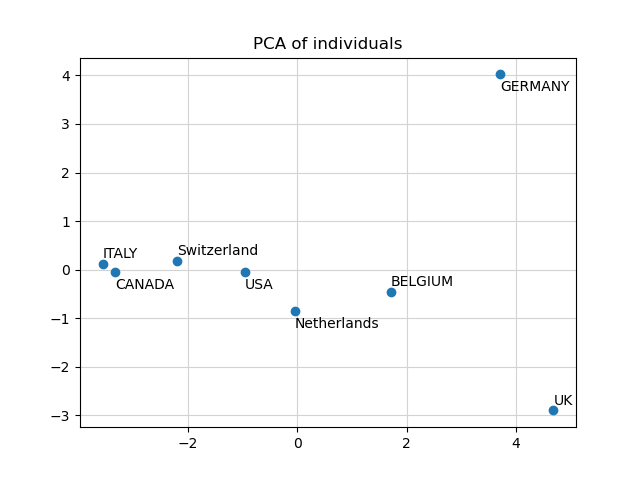

Python code for this plot:
#!/usr/bin/env python3

import sys
import pandas as pd

# matplotlib should be installed with
# pip3 install --user --only-binary=:all: matplotlib
# pip3 install --user --only-binary=:all: scikit-learn
import matplotlib.pyplot as plt
from sklearn import decomposition
from sklearn.preprocessing import StandardScaler
pd.set_option('display.max_columns',100)
pd.set_option('display.max_rows',100)
pd.set_option('display.precision', 2)

def main():
    # usage message
    if len(sys.argv) != 2:  # we require exactly 1 argument
        print(f'Usage: {sys.argv[0]} csv_file')
        sys.exit(1)

    # read in data
    data = pd.read_csv(sys.argv[1], index_col=0)
    print(f'Read in the ({data.shape[0]}, {data.shape[1]}) matrix:')
    print(data)

    # stats per country
    print('\nCountries:')
    country_stats = pd.concat([data.mean(axis=1), data.var(axis=1, ddof=0), data.var(axis=1, ddof=1)], axis=1)
    country_stats.columns = ['mean', 'variance', 'sample variance']
    print(country_stats)

    # stats per wine
    print('\nWines:')
    wine_stats = pd.concat([data.mean(axis=0), data.var(axis=0, ddof=0), data.var(axis=0, ddof=1)], axis=1)
    wine_stats.columns = ['mean', 'variance', 'sample variance']
    print(wine_stats)

    # correlation matrices
    print('\nWines correlation matrix:')
    print(data.corr())

    print('\nCountries correlation matrix:')
    print(data.transpose().corr())

    # Histogram
    print("\n Plotting histogram; you have to close the plot to continue...", end='')
    fig, ax = plt.subplots()
    prev = [0] * data.shape[1]
    for index, country in data.iterrows():
        ax.bar(x=range(data.shape[1]),
               tick_label=data.columns.to_list(),
               height=country.values,
               label=index,
               bottom=prev)
        prev += country.values
    plt.xticks(rotation = 45)
    ax.set_ylabel('Consumption')
    ax.legend()
    plt.savefig("histogram.png")  # use "display histogram.png to open the plot from a Terminal
    print(" done")

    # normalize data using Sklearn
    print("\n Normalizing variances of individual variables...", end='')
    scaler = StandardScaler()
    ndata = scaler.fit_transform(data)
    print(" done")

    # PCA plot
    print("\n Plotting PCA; you have to close the plot to continue...", end='')
    pca = decomposition.PCA()
    pca.fit(ndata)
    X = pca.transform(ndata)
    plt.figure()
    plt.title("PCA of individuals")
    plt.grid(zorder=0.5, color='lightgrey')
    plt.scatter(X[:, 0], X[:, 1],zorder=2.5)
    for i, label in enumerate(data.transpose().columns):
        if i==0 or i==3 or i==4 or i==5: eps = 0.12
        else: eps = -0.35
        plt.annotate(label, (X[i,0], X[i,1]), xytext=(X[i,0], X[i,1]+eps))

    plt.savefig("PCA.png")  # use "display PCA.png" to open the plot in a Terminal
    print(" done")


if __name__ == '__main__':  # this is executed when the script is called from the command line!
    main()